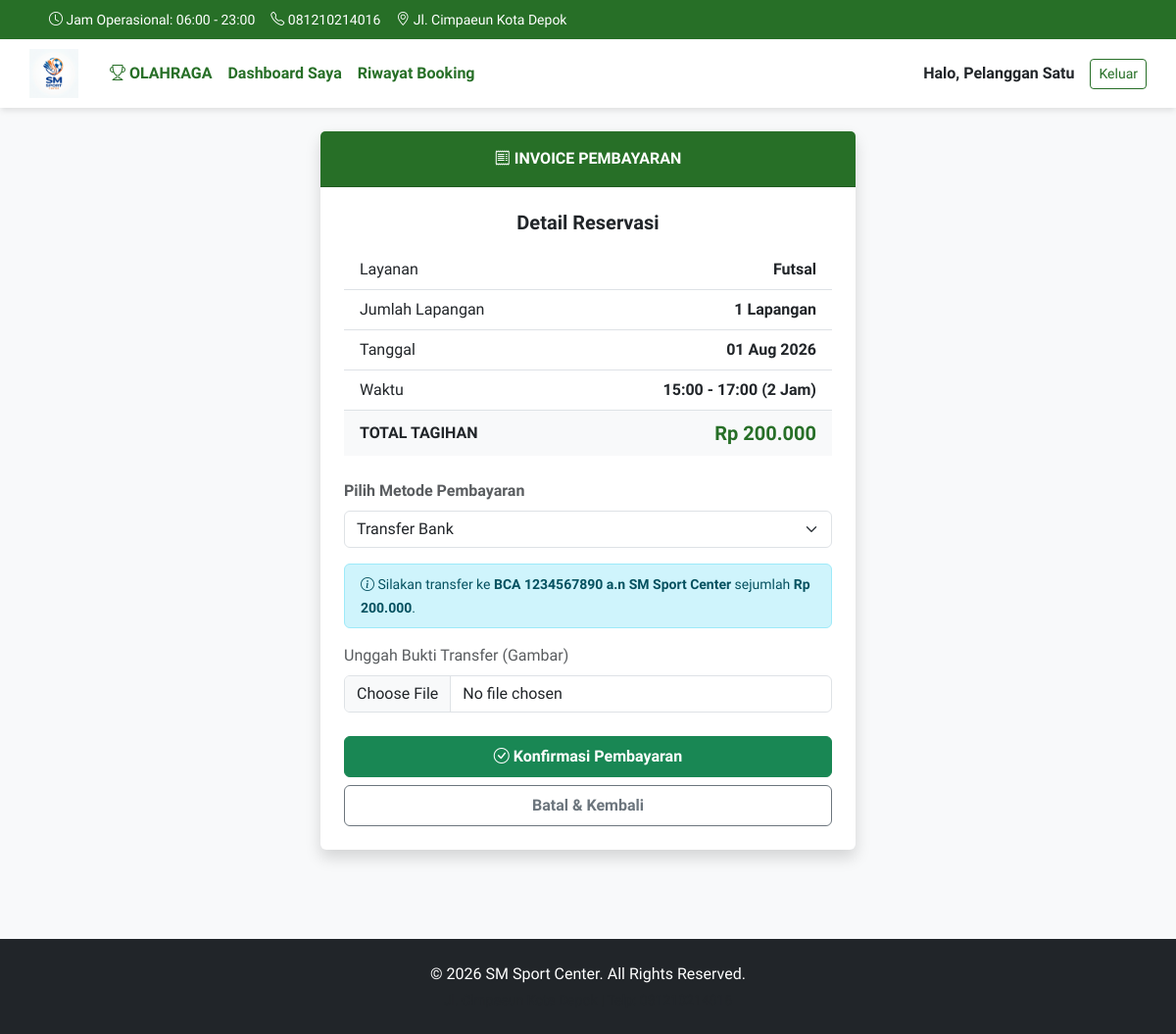
The app's page /invoice.php?ids=1 (signed in) with its own data.
### tables this page shows
CREATE TABLE IF NOT EXISTS `reservasi` (
  `id_reservasi` int(11) NOT NULL AUTO_INCREMENT,
  `id_pelanggan` int(11) NOT NULL,
  `id_lapangan` int(11) NOT NULL,
  `jumlah_lapangan` int(11) NOT NULL DEFAULT 1,
  `tanggal` date NOT NULL,
  `jam_mulai` time NOT NULL,
  `jam_selesai` time NOT NULL,
  `metode_pembayaran` enum('cash','transfer') NOT NULL,
  `bukti_transfer` varchar(255) DEFAULT NULL,
  `status` enum('pending','lunas','batal') NOT NULL DEFAULT 'pending',
  `waktu_booking` timestamp NOT NULL DEFAULT current_timestamp(),
  PRIMARY KEY (`id_reservasi`),
  KEY `id_pelanggan` (`id_pelanggan`),
  KEY `id_lapangan` (`id_lapangan`),
  CONSTRAINT `fk_pelanggan` FOREIGN KEY (`id_pelanggan`) REFERENCES `pelanggan` (`id_pelanggan`) ON DELETE CASCADE ON UPDATE CASCADE,
  CONSTRAINT `fk_lapangan` FOREIGN KEY (`id_lapangan`) REFERENCES `lapangan` (`id_lapangan`) ON DELETE RESTRICT
);

CREATE TABLE IF NOT EXISTS `lapangan` (
  `id_lapangan` int(11) NOT NULL AUTO_INCREMENT,
  `nama_lapangan` varchar(100) NOT NULL,
  `jenis_lapangan` enum('Futsal','Badminton') NOT NULL,
  `harga_per_jam` decimal(10,2) NOT NULL,
  PRIMARY KEY (`id_lapangan`)
);

### invoice.php (the view, shortened to what this page needs)
<?php
require 'koneksi.php';
$ids_string = $_GET['ids'];
$id_array = explode(',', $ids_string);
$id_reservasi_pertama = $id_array[0];
$stmt = $conn->prepare("SELECT r.*, l.nama_lapangan, l.jenis_lapangan, l.harga_per_jam
                        FROM reservasi r
                        JOIN lapangan l ON r.id_lapangan = l.id_lapangan
                        WHERE r.id_reservasi = ? AND r.id_pelanggan = ?");
$stmt->execute([$id_reservasi_pertama, $_SESSION['id_pelanggan']]);
$reservasi = $stmt->fetch();
$jumlah_lapangan = count($id_array);
$jam_mulai = strtotime($reservasi['jam_mulai']);
$jam_selesai = strtotime($reservasi['jam_selesai']);
$durasi_jam = ($jam_selesai - $jam_mulai) / 3600;
$durasi_tampil = round($durasi_jam, 2);
$total_harga = $durasi_jam * $reservasi['harga_per_jam'] * $jumlah_lapangan;
include 'header.php';
?>
<div class="row justify-content-center">
    <div class="col-md-6 mb-4">
        <div class="card shadow border-0">
            <div class="card-header bg-utama text-white text-center fw-bold py-3">
                <i class="bi bi-receipt"></i> INVOICE PEMBAYARAN
            </div>
            <div class="card-body p-4">
                <h5 class="mb-3 text-center fw-bold">Detail Reservasi</h5>
                <ul class="list-group list-group-flush mb-4">
                    <li class="list-group-item d-flex justify-content-between align-items-center">
                        <span>Layanan</span>
                        <span class="fw-bold"><?= $reservasi['jenis_lapangan'] ?></span>
                    </li>
                    <li class="list-group-item d-flex justify-content-between align-items-center">
                        <span>Jumlah Lapangan</span>
                        <span class="fw-bold"><?= $jumlah_lapangan ?> Lapangan</span>
                    </li>
                    <li class="list-group-item d-flex justify-content-between align-items-center">
                        <span>Tanggal</span>
                        <span class="fw-bold"><?= date('d M Y', strtotime($reservasi['tanggal'])) ?></span>
                    </li>
                    <li class="list-group-item d-flex justify-content-between align-items-center">
                        <span>Waktu</span>
                        <span class="fw-bold"><?= substr($reservasi['jam_mulai'],0,5) ?> - <?= substr($reservasi['jam_selesai'],0,5) ?> (<?= $durasi_tampil ?> Jam)</span>
                    </li>
                    <li class="list-group-item d-flex justify-content-between align-items-center bg-light">
                        <span class="fw-bold text-dark">TOTAL TAGIHAN</span>
                        <span class="fw-bold text-utama fs-5">Rp <?= number_format($total_harga, 0, ',', '.') ?></span>
                    </li>
                </ul>
                <form action="reservasi_process.php" method="POST" enctype="multipart/form-data">
                    <div class="mb-3">
                        <label class="form-label text-muted fw-bold">Pilih Metode Pembayaran</label>
                        <select name="metode_pembayaran" id="metode_pembayaran" class="form-select" onchange="toggleBuktiTransfer()" required>
                            <option value="transfer" <?= $reservasi['metode_pembayaran'] == 'transfer' ? 'selected' : '' ?>>Transfer Bank</option>
                        </select>
                    </div>
                    <div id="bukti_transfer_div" class="mb-4" style="display: <?= $reservasi['metode_pembayaran'] == 'transfer' ? 'block' : 'none' ?>;">
                        <div class="alert alert-info py-2">
                            <small><i class="bi bi-info-circle"></i> Silakan transfer ke <strong>BCA 1234567890 a.n SM Sport Center</strong> sejumlah <strong>Rp <?= number_format($total_harga, 0, ',', '.') ?></strong>.</small>
                        </div>
                        <label class="form-label text-muted">Unggah Bukti Transfer (Gambar)</label>
                        <input type="file" name="bukti_transfer" id="bukti_transfer_input" class="form-control" accept="image/*" <?= $reservasi['metode_pembayaran'] == 'transfer' ? 'required' : '' ?>>
                    </div>
                    <button type="submit" class="btn btn-success w-100 fw-bold py-2"><i class="bi bi-check-circle"></i> Konfirmasi Pembayaran</button>
                    <a href="reservasi_process.php?batal_banyak=<?= htmlspecialchars($ids_string) ?>" onclick="return confirm('Yakin ingin membatalkan pesanan ini?')" class="btn btn-outline-secondary w-100 fw-bold py-2 mt-2">Batal & Kembali</a>
                </form>
            </div>
        </div>
    </div>
</div>
<?php include 'footer.php'; ?>

### header.php (style rules this page uses)
body { font-family: 'Nunito Sans', sans-serif; background-color: #f8f9fa; }
.bg-utama { background-color: #276F27 !important; }
.text-utama { color: #276F27 !important; }

### records on screen
reservasi: id_lapangan.jenis_lapangan "Futsal", tanggal "01 Aug 2026", jam_mulai "15:00", jam_selesai "17:00", durasi_tampil "2", total_harga "200.000", metode_pembayaran "Transfer Bank"

### other values on screen
$_SESSION['nama'] "Pelanggan Satu"
$jumlah_lapangan "1"
